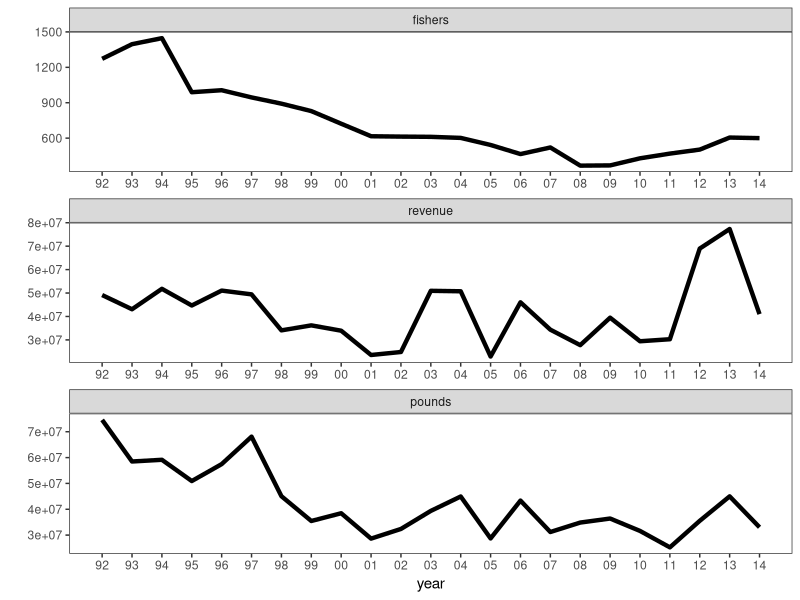
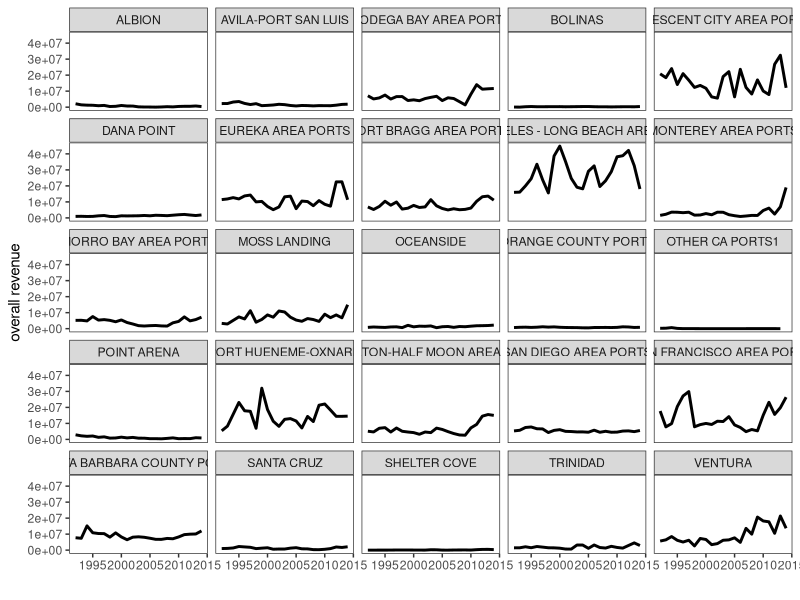
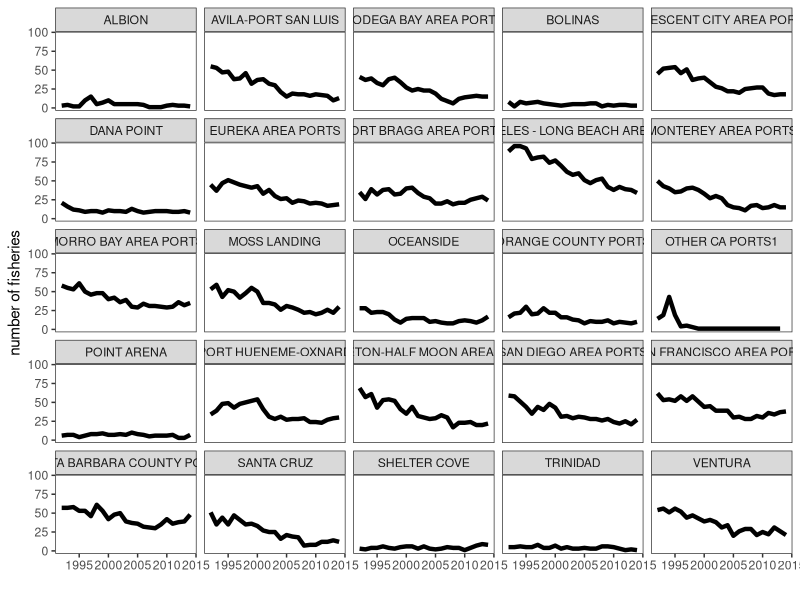

Write the R code that produced these figures, in order.
## ---- chunk 1
knitr::opts_chunk$set(echo = TRUE)
## ---- chunk 2
# Code for a summary of the timeseries data for all of CA, pulled from all_ca_summary.R
library(reshape2)
library(ggplot2)

ca_summary <- read.csv("Data/ca_summary_92-14.csv")

# Overall trends across timeseries --------------------------------------------
summary_long <- melt(ca_summary, id="year")  # convert to long form for faceted graph
summary_long$year <- as.numeric(summary_long$year)

# Create list to use as year labels in graph
years <- c("92", "93", "94", "95", "96", "97", "98", "99", "00", "01", "02", 
           "03", "04", "05", "06", "07", "08", "09", "10", "11", "12", "13", "14")

summary_plot <- ggplot(summary_long, aes(x = year, y = value)) + 
  theme_bw() +
  geom_line(size = 1.5) +  
  ylab(" ") + 
  scale_x_continuous(labels=years, breaks=ca_summary$year) +
  theme(panel.grid.major = element_blank(), panel.grid.minor = element_blank()) +
  facet_wrap(~variable, scale="free", ncol = 1)
## ---- chunk 3
summary_plot
## ---- chunk 4
# Code for total revenue per port graph, from CA_port_landings.R
library(dplyr)
library(tidyr)
library(reshape2)
library(ggplot2)

# Read in all landings data
port_landings <- read.csv("Data/port_landings_updated.csv")

pl <- port_landings %>% drop_na()  # remove NAs
pl <- pl[order(pl$year, pl$port, -pl$ex.vessel_revenue), ]  # order by revenue

# Total revenue per port per year
pl_revenue <- group_by(pl, year, port) %>% summarize(revenue = sum(ex.vessel_revenue))
pl_revenue <- pl_revenue %>% filter(port != "OTHER CA PORTS")  # remove empty port category

total_revenue <- ggplot(pl_revenue, aes(x = year, y = revenue)) + 
  theme_bw() +
  geom_line(size=1) +  
  ylab("overall revenue") + xlab(" ") +
  theme(panel.grid.major = element_blank(), panel.grid.minor = element_blank()) +
  facet_wrap(~port, ncol = 5)
## ---- chunk 5
total_revenue
## ---- chunk 6
# Count of fisheries (species and gear) per port per year
library(dplyr)
library(tidyr)
library(reshape2)
library(ggplot2)

# Read in all landings data
port_landings <- read.csv("Data/port_landings_updated.csv")

pl_fishgear <- pl %>% unite(fishgear, fishery, gear, sep = " - ")
pl_fishgear$fishgear <- as.factor(pl_fishgear$fishgear)
pl_fishgear <- pl_fishgear %>% filter(port != "OTHER CA PORTS")

pl_count <- count(pl_fishgear, year, port)

fisheries_number <- ggplot(pl_count, aes(x = year, y = n)) + 
  theme_bw() +
  geom_line(size=1.5) +  
  ylab("number of fisheries") + xlab(" ") +
  theme(panel.grid.major = element_blank(), panel.grid.minor = element_blank()) +
  facet_wrap(~port, ncol = 5)
## ---- chunk 7
fisheries_number
